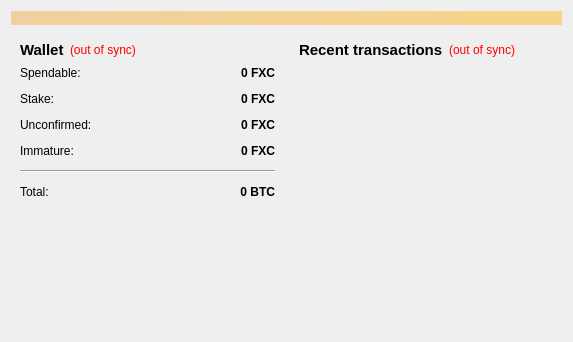
<?xml version="1.0" encoding="UTF-8"?>
<ui version="4.0">
 <class>OverviewPage</class>
 <widget class="QWidget" name="OverviewPage">
  <property name="geometry">
   <rect>
    <x>0</x>
    <y>0</y>
    <width>573</width>
    <height>342</height>
   </rect>
  </property>
  <property name="windowTitle">
   <string>Form</string>
  </property>
  <layout class="QVBoxLayout" name="topLayout">
   <item>
    <widget class="QLabel" name="labelAlerts">
     <property name="visible">
      <bool>false</bool>
     </property>
     <property name="styleSheet">
      <string notr="true">background-color: qlineargradient(x1: 0, y1: 0, x2: 1, y2: 0, stop:0 #F0D0A0, stop:1 #F8D488);  color:#000000
</string>
     </property>
     <property name="wordWrap">
      <bool>true</bool>
     </property>
     <property name="margin">
      <number>3</number>
     </property>
    </widget>
   </item>
   <item>
    <layout class="QHBoxLayout" name="horizontalLayout" stretch="1,1">
     <item>
      <layout class="QVBoxLayout" name="verticalLayout_2">
       <item>
        <widget class="QWidget" name="widget" native="true">
         <layout class="QVBoxLayout" name="verticalLayout_4">
          <item>
           <layout class="QHBoxLayout" name="horizontalLayout_4">
            <item>
             <widget class="QLabel" name="label_5">
              <property name="font">
               <font>
                <pointsize>11</pointsize>
                <weight>75</weight>
                <bold>true</bold>
               </font>
              </property>
              <property name="text">
               <string>Wallet</string>
              </property>
             </widget>
            </item>
            <item>
             <widget class="QLabel" name="labelWalletStatus">
              <property name="toolTip">
               <string>The displayed information may be out of date. Your wallet automatically synchronizes with the FXCoin network after a connection is established, but this process has not completed yet.</string>
              </property>
              <property name="styleSheet">
               <string notr="true">QLabel { color: red; }</string>
              </property>
              <property name="text">
               <string notr="true">(out of sync)</string>
              </property>
              <property name="alignment">
               <set>Qt::AlignLeading|Qt::AlignLeft|Qt::AlignVCenter</set>
              </property>
             </widget>
            </item>
            <item>
             <spacer name="horizontalSpacer_2">
              <property name="orientation">
               <enum>Qt::Horizontal</enum>
              </property>
              <property name="sizeHint" stdset="0">
               <size>
                <width>40</width>
                <height>20</height>
               </size>
              </property>
             </spacer>
            </item>
           </layout>
          </item>
          <item>
           <layout class="QFormLayout" name="formLayout_2">
            <property name="fieldGrowthPolicy">
             <enum>QFormLayout::AllNonFixedFieldsGrow</enum>
            </property>
            <property name="horizontalSpacing">
             <number>12</number>
            </property>
            <property name="verticalSpacing">
             <number>12</number>
            </property>
            <item row="0" column="0">
             <widget class="QLabel" name="label">
              <property name="text">
               <string>Spendable:</string>
              </property>
             </widget>
            </item>
            <item row="0" column="1">
             <widget class="QLabel" name="labelBalance">
              <property name="font">
               <font>
                <weight>75</weight>
                <bold>true</bold>
               </font>
              </property>
              <property name="cursor">
               <cursorShape>IBeamCursor</cursorShape>
              </property>
              <property name="toolTip">
               <string>Your current spendable balance</string>
              </property>
              <property name="text">
               <string notr="true">0 FXC</string>
              </property>
              <property name="alignment">
               <set>Qt::AlignRight|Qt::AlignTrailing|Qt::AlignVCenter</set>
              </property>
              <property name="textInteractionFlags">
               <set>Qt::LinksAccessibleByMouse|Qt::TextSelectableByKeyboard|Qt::TextSelectableByMouse</set>
              </property>
             </widget>
            </item>
            <item row="1" column="0">
             <widget class="QLabel" name="label_6">
              <property name="text">
               <string>Stake:</string>
              </property>
             </widget>
            </item>
            <item row="1" column="1">
             <widget class="QLabel" name="labelStake">
              <property name="font">
               <font>
                <weight>75</weight>
                <bold>true</bold>
               </font>
              </property>
              <property name="cursor">
               <cursorShape>IBeamCursor</cursorShape>
              </property>
              <property name="toolTip">
               <string>Total of coins that was staked, and do not yet count toward the current balance</string>
              </property>
              <property name="text">
               <string notr="true">0 FXC</string>
              </property>
              <property name="alignment">
               <set>Qt::AlignRight|Qt::AlignTrailing|Qt::AlignVCenter</set>
              </property>
              <property name="textInteractionFlags">
               <set>Qt::LinksAccessibleByMouse|Qt::TextSelectableByKeyboard|Qt::TextSelectableByMouse</set>
              </property>
             </widget>
            </item>
            <item row="2" column="0">
             <widget class="QLabel" name="label_3">
              <property name="text">
               <string>Unconfirmed:</string>
              </property>
             </widget>
            </item>
            <item row="2" column="1">
             <widget class="QLabel" name="labelUnconfirmed">
              <property name="font">
               <font>
                <weight>75</weight>
                <bold>true</bold>
               </font>
              </property>
              <property name="cursor">
               <cursorShape>IBeamCursor</cursorShape>
              </property>
              <property name="toolTip">
               <string>Total of transactions that have yet to be confirmed, and do not yet count toward the current balance</string>
              </property>
              <property name="text">
               <string notr="true">0 FXC</string>
              </property>
              <property name="alignment">
               <set>Qt::AlignRight|Qt::AlignTrailing|Qt::AlignVCenter</set>
              </property>
              <property name="textInteractionFlags">
               <set>Qt::LinksAccessibleByMouse|Qt::TextSelectableByKeyboard|Qt::TextSelectableByMouse</set>
              </property>
             </widget>
            </item>
            <item row="3" column="0">
             <widget class="QLabel" name="labelImmatureText">
              <property name="text">
               <string>Immature:</string>
              </property>
             </widget>
            </item>
            <item row="3" column="1">
             <widget class="QLabel" name="labelImmature">
              <property name="font">
               <font>
                <weight>75</weight>
                <bold>true</bold>
               </font>
              </property>
              <property name="toolTip">
               <string>Mined balance that has not yet matured</string>
              </property>
              <property name="text">
               <string notr="true">0 FXC</string>
              </property>
              <property name="alignment">
               <set>Qt::AlignRight|Qt::AlignTrailing|Qt::AlignVCenter</set>
              </property>
              <property name="textInteractionFlags">
               <set>Qt::LinksAccessibleByMouse|Qt::TextSelectableByKeyboard|Qt::TextSelectableByMouse</set>
              </property>
             </widget>
            </item>
            <item row="4" column="0" colspan="2">
             <widget class="Line" name="line">
              <property name="orientation">
               <enum>Qt::Horizontal</enum>
              </property>
             </widget>
            </item>
            <item row="5" column="0">
             <widget class="QLabel" name="labelTotalText">
              <property name="text">
               <string>Total:</string>
              </property>
             </widget>
            </item>
            <item row="5" column="1">
             <widget class="QLabel" name="labelTotal">
              <property name="font">
               <font>
                <weight>75</weight>
                <bold>true</bold>
               </font>
              </property>
              <property name="cursor">
               <cursorShape>IBeamCursor</cursorShape>
              </property>
              <property name="toolTip">
               <string>Your current total balance</string>
              </property>
              <property name="text">
               <string notr="true">0 BTC</string>
              </property>
              <property name="alignment">
               <set>Qt::AlignRight|Qt::AlignTrailing|Qt::AlignVCenter</set>
              </property>
              <property name="textInteractionFlags">
               <set>Qt::LinksAccessibleByMouse|Qt::TextSelectableByKeyboard|Qt::TextSelectableByMouse</set>
              </property>
             </widget>
            </item>
           </layout>
          </item>
         </layout>
        </widget>
       </item>
       <item>
        <spacer name="verticalSpacer">
         <property name="orientation">
          <enum>Qt::Vertical</enum>
         </property>
         <property name="sizeHint" stdset="0">
          <size>
           <width>20</width>
           <height>40</height>
          </size>
         </property>
        </spacer>
       </item>
      </layout>
     </item>
     <item>
      <layout class="QVBoxLayout" name="verticalLayout_3">
       <item>
        <widget class="QWidget" name="widget_2" native="true">
         <layout class="QVBoxLayout" name="verticalLayout">
          <item>
           <layout class="QHBoxLayout" name="horizontalLayout_2">
            <item>
             <widget class="QLabel" name="label_4">
              <property name="font">
               <font>
                <pointsize>11</pointsize>
                <weight>75</weight>
                <bold>true</bold>
               </font>
              </property>
              <property name="text">
               <string>&lt;b&gt;Recent transactions&lt;/b&gt;</string>
              </property>
             </widget>
            </item>
            <item>
             <widget class="QLabel" name="labelTransactionsStatus">
              <property name="toolTip">
               <string>The displayed information may be out of date. Your wallet automatically synchronizes with the FXCoin network after a connection is established, but this process has not completed yet.</string>
              </property>
              <property name="styleSheet">
               <string notr="true">QLabel { color: red; }</string>
              </property>
              <property name="text">
               <string notr="true">(out of sync)</string>
              </property>
              <property name="alignment">
               <set>Qt::AlignRight|Qt::AlignTrailing|Qt::AlignVCenter</set>
              </property>
             </widget>
            </item>
            <item>
             <spacer name="horizontalSpacer">
              <property name="orientation">
               <enum>Qt::Horizontal</enum>
              </property>
              <property name="sizeHint" stdset="0">
               <size>
                <width>40</width>
                <height>20</height>
               </size>
              </property>
             </spacer>
            </item>
           </layout>
          </item>
          <item>
           <widget class="QListView" name="listTransactions">
            <property name="styleSheet">
             <string notr="true">QListView { background: transparent; }</string>
            </property>
            <property name="frameShape">
             <enum>QFrame::NoFrame</enum>
            </property>
            <property name="verticalScrollBarPolicy">
             <enum>Qt::ScrollBarAlwaysOff</enum>
            </property>
            <property name="horizontalScrollBarPolicy">
             <enum>Qt::ScrollBarAlwaysOff</enum>
            </property>
            <property name="selectionMode">
             <enum>QAbstractItemView::NoSelection</enum>
            </property>
           </widget>
          </item>
         </layout>
        </widget>
       </item>
      </layout>
     </item>
    </layout>
   </item>
  </layout>
 </widget>
 <resources/>
 <connections/>
</ui>
